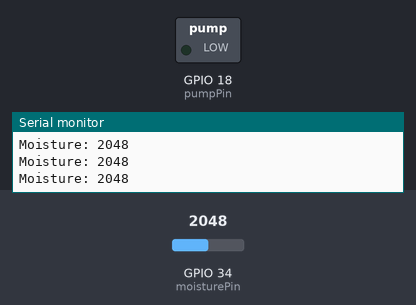
A sketch run on a simulated ESP32. Shown: switched loads named in the sketch (green lamp = pin HIGH), the last lines printed to the serial monitor. The inputs (shaded band) are chosen by the test bench; at power-on: GPIO 34 (moisturePin) = 2048.

Above: at 1.3 s.
1.4 s: GPIO 34 (moisturePin) set to 3040
At 6.9 s:
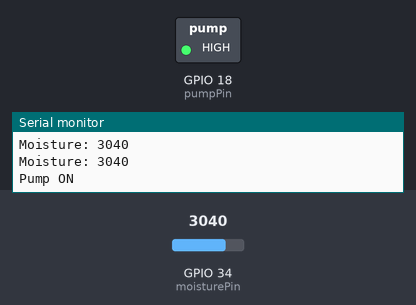
Timing chart, 0 to 8.4 s (numbered marks = the images above; inputs shaded):
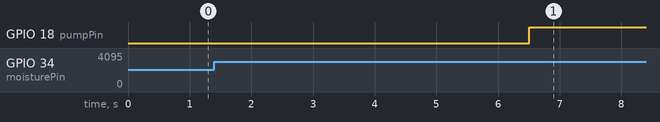

Measured:
- after the input at 1.4 s, GPIO 18 (pumpPin): LOW → HIGH after 5.1 s

The sketch:

irrigation_system.ino
```cpp
// -------- Pin Definitions --------
const int moisturePin = 34;
const int pumpPin = 18;

// -------- Moisture Thresholds --------
const int dryThreshold = 3000;
const int wetThreshold = 2500;

// -------- Timing --------
const unsigned long dryDelay = 5000;

bool pumpOn = false;
bool dryTimerRunning = false;
unsigned long dryStartTime = 0;


void setup() {
  Serial.begin(115200);

  pinMode(pumpPin, OUTPUT);
  digitalWrite(pumpPin, LOW); // Pump OFF

  Serial.println("Smart Irrigation System Started");
}


void loop() {

  int moisture = analogRead(moisturePin);

  Serial.print("Moisture: ");
  Serial.println(moisture);


  // Soil is dry
  if (moisture > dryThreshold) {

    if (!dryTimerRunning) {
      dryStartTime = millis();
      dryTimerRunning = true;
      Serial.println("Dry soil detected. Starting timer...");
    }


    if (!pumpOn && (millis() - dryStartTime >= dryDelay)) {

      pumpOn = true;
      digitalWrite(pumpPin, HIGH);

      Serial.println("Pump ON");
    }
  }


  // Soil is wet enough
  else if (moisture < wetThreshold) {

    dryTimerRunning = false;


    if (pumpOn) {

      pumpOn = false;
      digitalWrite(pumpPin, LOW);

      Serial.println("Pump OFF");
    }
  }


  delay(500);
}
```
